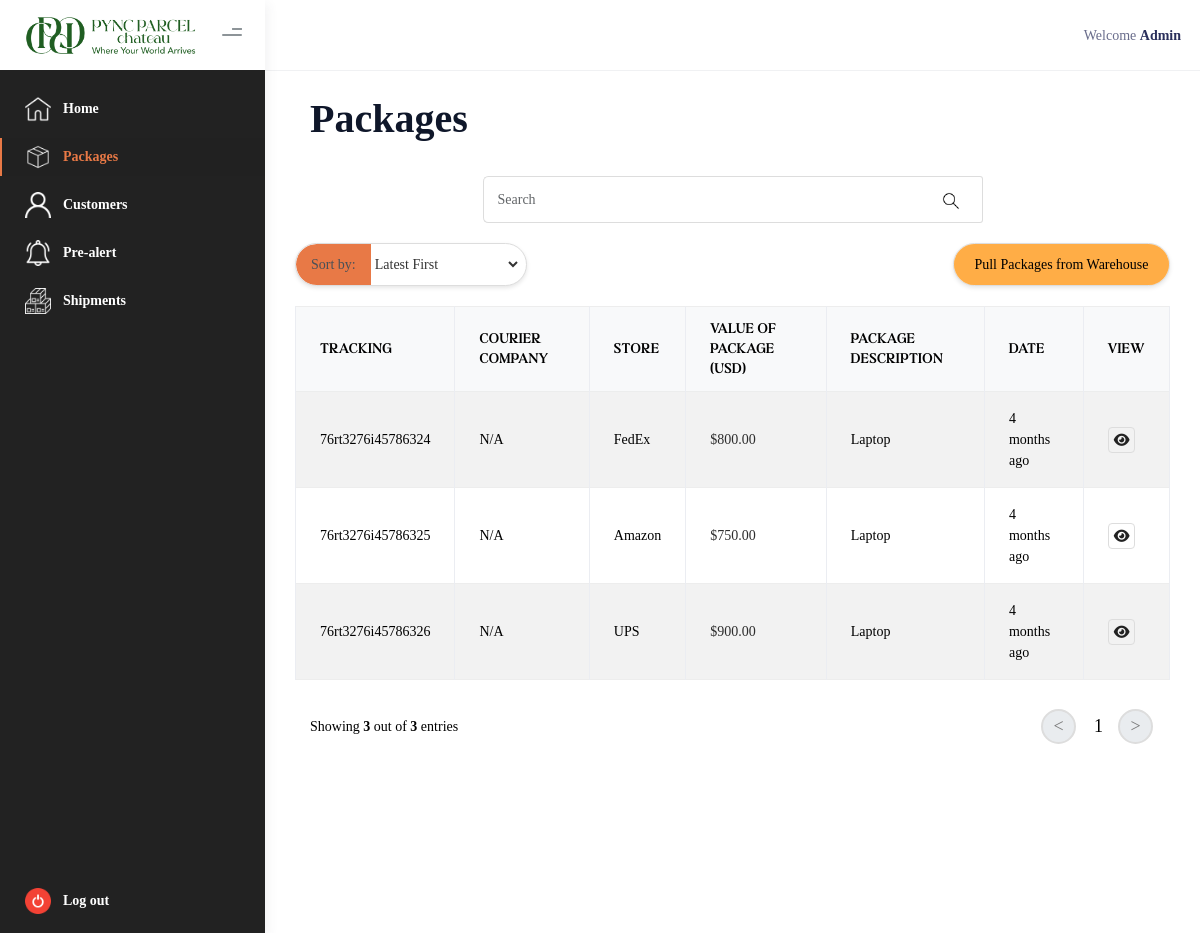
The page /admin-dashboard/packages.php (signed in) on the database its author committed.
### tables this page shows
CREATE TABLE IF NOT EXISTS users (
    id INT AUTO_INCREMENT PRIMARY KEY,
    first_name VARCHAR(255) NOT NULL,
    last_name VARCHAR(255) NOT NULL,
    email_address VARCHAR(255) UNIQUE NOT NULL,
    phone_number VARCHAR(20),
    date_of_birth DATE,
    account_number VARCHAR(50),
    gender VARCHAR(10),
    file VARCHAR(255),
    address_type VARCHAR(50),
    parish VARCHAR(100),
    region VARCHAR(100),
    address_line1 TEXT,
    address_line2 TEXT,
    password_hash VARCHAR(255) NOT NULL,
    role_as INT DEFAULT 0,
    token_hash VARCHAR(255) DEFAULT NULL,
    token_expired_at DATETIME DEFAULT NULL,
    created_at TIMESTAMP DEFAULT CURRENT_TIMESTAMP,
    updated_at TIMESTAMP DEFAULT CURRENT_TIMESTAMP ON UPDATE CURRENT_TIMESTAMP
);

CREATE TABLE IF NOT EXISTS packages (
    id INT AUTO_INCREMENT PRIMARY KEY,
    tracking_number VARCHAR(50) NOT NULL UNIQUE,
    courier_company VARCHAR(100) DEFAULT NULL,
    describe_package TEXT DEFAULT NULL,
    user_id INT DEFAULT NULL,
    weight DECIMAL(10,2) DEFAULT NULL,
    weight_unit VARCHAR(10) DEFAULT 'lbs',
    value_of_package DECIMAL(10,2) DEFAULT NULL,
    currency VARCHAR(3) DEFAULT 'USD',
    status ENUM(
        'Received at Origin',
        'Preparing Shipment',
        'Shipped',
        'In Transit',
        'At Destination Port',
        'Processing at Customs',
        'Checking for Package',
        'At Sorting Facility',
        'Out for Delivery',
        'Ready for Pickup',
        'Scheduled for Delivery',
        'Delivered'
    ) DEFAULT 'Received at Origin',
    invoice_status ENUM('PENDING', 'PAID', 'OVERDUE') DEFAULT 'PENDING',
    invoice_number VARCHAR(50) DEFAULT NULL,
    invoice_total DECIMAL(10,2) DEFAULT NULL,
    shipment_id INT DEFAULT NULL,
    tracking_name VARCHAR(255) DEFAULT NULL,
    dim_length DECIMAL(10,2) DEFAULT NULL,
    dim_width DECIMAL(10,2) DEFAULT NULL,
    dim_height DECIMAL(10,2) DEFAULT NULL,
    shipment_status VARCHAR(100) DEFAULT NULL,
    shipment_type VARCHAR(100) DEFAULT NULL,
    branch VARCHAR(100) DEFAULT NULL,
    tag VARCHAR(100) DEFAULT NULL,
    courier_id VARCHAR(255) DEFAULT NULL,
    courier_customer_id VARCHAR(255) DEFAULT NULL,
    added_to_shipment_at TIMESTAMP DEFAULT NULL,
    shipment_simple_id VARCHAR(255) DEFAULT NULL,
    warehouse_package_id VARCHAR(255) DEFAULT NULL,
    created_at TIMESTAMP DEFAULT CURRENT_TIMESTAMP,
    updated_at TIMESTAMP DEFAULT CURRENT_TIMESTAMP ON UPDATE CURRENT_TIMESTAMP,
    KEY user_id (user_id),
    KEY shipment_id (shipment_id),
    KEY status (status),
    KEY courier_id (courier_id),
    KEY courier_customer_id (courier_customer_id),
    KEY shipment_simple_id (shipment_simple_id)
);

### admin-dashboard/packages.php (the view, shortened to what the rows shown need)
<?php
    include '../config.php';
    include '../function.php';
    include 'function.php';
    include 'authorized-admin.php';
    $limit  = 50;
    $page   = isset($_GET['page']) ? (int) $_GET['page'] : 1;
    $offset = ($page - 1) * $limit;
    $sql_count      = 'SELECT COUNT(*) as total FROM packages';
    $result_count   = mysqli_query($conn, $sql_count);
    $total_packages = mysqli_fetch_assoc($result_count)['total'];
    $packages_list         = [];
?>
<!DOCTYPE html>
<html lang="en">
<head>
    <link rel="stylesheet" href="https://cdn.jsdelivr.net/npm/bootstrap-icons@1.11.3/font/bootstrap-icons.min.css">
    <link rel="stylesheet"
        href="https://unpkg.com/bs-brain@2.0.4/tutorials/timelines/timeline-5/assets/css/timeline-5.css">
    <link rel="stylesheet" href="../user-dashboard/assets/css/bootstrap.min.css" />
    <link rel="stylesheet" href="../user-dashboard/assets/css/kaiadmin.min.css" />
    <link rel="stylesheet" href="https://cdnjs.cloudflare.com/ajax/libs/font-awesome/6.7.2/css/all.min.css"
 />
    <link rel="stylesheet" href="../user-dashboard/assets/css/custom.css" />
    <link rel="stylesheet" href="assets/css/admin.css" />
</head>
<body>
    <div class="wrapper admin">
        <div class="main-panel">
            <div class="main-header">
                <nav class="navbar navbar-header navbar-header-transparent navbar-expand-lg border-bottom">
                    <div class="container-fluid">
                        <ul class="navbar-nav topbar-nav ms-md-auto align-items-center">
                            <li class="nav-item">
                                <span class="op-7">Welcome</span>
                                <span class="fw-bold"><?php echo user_account_information()['first_name']; ?></span>
                            </li>
                        </ul>
                    </div>
                </nav>
            </div>
            <div class="container">
                <div class="page-inner">
                    <div class="row">
                        <div class="col-md-offset-1 col-md-12">
                            <div class="panel packages ">
            <?php
                $sort  = isset($_GET['sort']) ? $_GET['sort'] : 'latest';
                $order = ($sort == 'oldest') ? 'ASC' : 'DESC';
                $sql             = "SELECT * FROM packages ORDER BY created_at $order LIMIT $limit OFFSET $offset";
                $result          = mysqli_query($conn, $sql);
                $has_db_packages = mysqli_num_rows($result) > 0;
                if ($has_db_packages || (! empty($packages_list) && $total_packages > 0)) {
                ?>
<div class="panel-body table-responsive" style="display: none;">
    <table class="table m-auto shadow table-striped table-hover table-bordered">
        <thead class="table-light">
            <tr>
                <th>Tracking</th>
                <th>Courier Company</th>
                <th>Store</th>
                <th>Value of Package (USD)</th>
                <th>Package Description</th>
                <th>Date</th>
                <th>View</th>
            </tr>
        </thead>
        <tbody>
            <?php
                if ($has_db_packages) {
                        while ($rows = mysqli_fetch_array($result)) {
                        ?>
            <tr>
                <td><?php echo $rows['tracking_number']; ?></td>
                <td><?php echo $rows['tracking_name'] ? ucfirst($rows['tracking_name']) : 'N/A'; ?></td>
                <td><?php echo $rows['courier_company']; ?></td>
                <td> <span class="item_value">$<?php echo $rows['value_of_package']; ?></span></td>
                <td><?php echo $rows['describe_package']; ?></td>
                <td><?php echo timeAgo($rows['created_at']); ?></td>
                <td>
                    <ul class="mb-0 action-list list-unstyled">
                        <li>
                            <a href="package-view.php?tracking=<?php echo $rows['tracking_number']; ?>">
                                <i class="fa-solid fa-eye"></i>
                            </a>
                        </li>
                    </ul>
                </td>
            </tr>
            <?php
                }
                    }
                ?>
        </tbody>
    </table>
</div>
                                <?php
                                    } else {
                                        echo "<p class='text-center' style='font-size: 25px'>No Packages available.</p>";
                                    }
                                ?>
                            </div>
                        </div>
                    </div>
                </div>
            </div>
        </div>
</body>
</html>

### rows shown on the page
users: first_name "Admin"
packages: tracking_number "76rt3276i45786324", shows "N/A", courier_company "FedEx", value_of_package "800.00", describe_package "Laptop", created_at "4 months ago"
packages: tracking_number "76rt3276i45786325", shows "N/A", courier_company "Amazon", value_of_package "750.00", describe_package "Laptop", created_at "4 months ago"
packages: tracking_number "76rt3276i45786326", shows "N/A", courier_company "UPS", value_of_package "900.00", describe_package "Laptop", created_at "4 months ago"

### other values the page prints
mysqli_num_rows($result) "3"
$total_packages "3"
